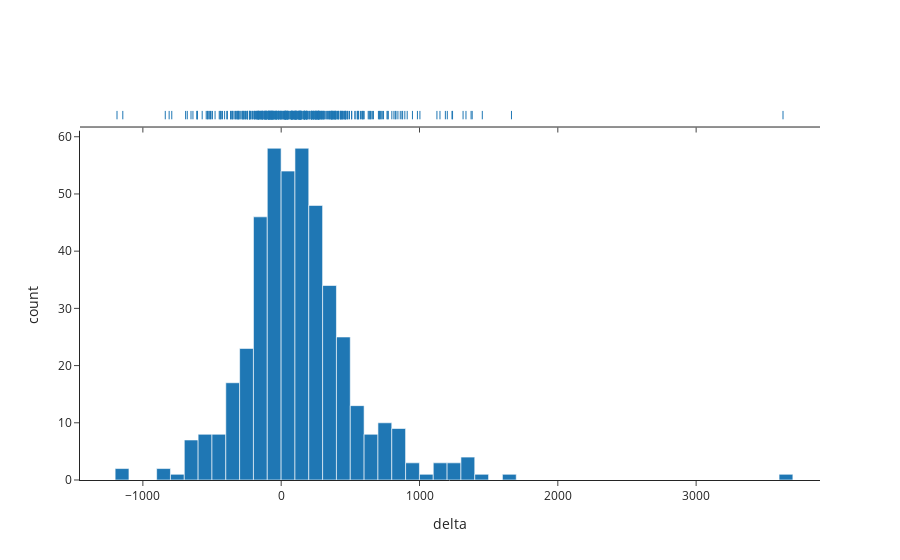

The code cell stored with this chart in its notebook:
### Code cell
# Histogram
fig_hist = px.histogram(features, x='delta', template='simple_white', 
                        marginal="rug"
                       )
fig_hist.show()

### Figure 1 — Plotly figure (JSON) as saved in the notebook; plotly's stock layout.template omitted (floating-point values rounded to 4 significant figures; data arrays with more than 128 entries replaced by an {"elided": "..."} marker saying what was removed)
{"data": [{"alignmentgroup": "True", "bingroup": "x", "hovertemplate": "delta=%{x}<br>count=%{y}<extra></extra>", "legendgroup": "", "marker": {"color": "#1F77B4"}, "name": "", "offsetgroup": "", "orientation": "v", "showlegend": false, "type": "histogram", "x": {"elided": "448 int values"}, "xaxis": "x", "yaxis": "y"}, {"alignmentgroup": "True", "boxpoints": "all", "fillcolor": "rgba(255,255,255,0)", "hoveron": "points", "hovertemplate": "delta=%{x}<extra></extra>", "jitter": 0, "legendgroup": "", "line": {"color": "rgba(255,255,255,0)"}, "marker": {"color": "#1F77B4", "symbol": "line-ns-open"}, "name": "", "offsetgroup": "", "showlegend": false, "type": "box", "x": {"elided": "448 int values"}, "xaxis": "x2", "yaxis": "y2"}], "layout": {"barmode": "relative", "legend": {"tracegroupgap": 0}, "margin": {"t": 60}, "xaxis": {"anchor": "y", "domain": [0, 1], "title": {"text": "delta"}}, "xaxis2": {"anchor": "y2", "domain": [0, 1], "matches": "x", "showticklabels": false}, "yaxis": {"anchor": "x", "domain": [0, 0.8316], "title": {"text": "count"}}, "yaxis2": {"anchor": "x2", "domain": [0.8416, 1], "matches": "y2", "showline": false, "showticklabels": false, "ticks": ""}}}
